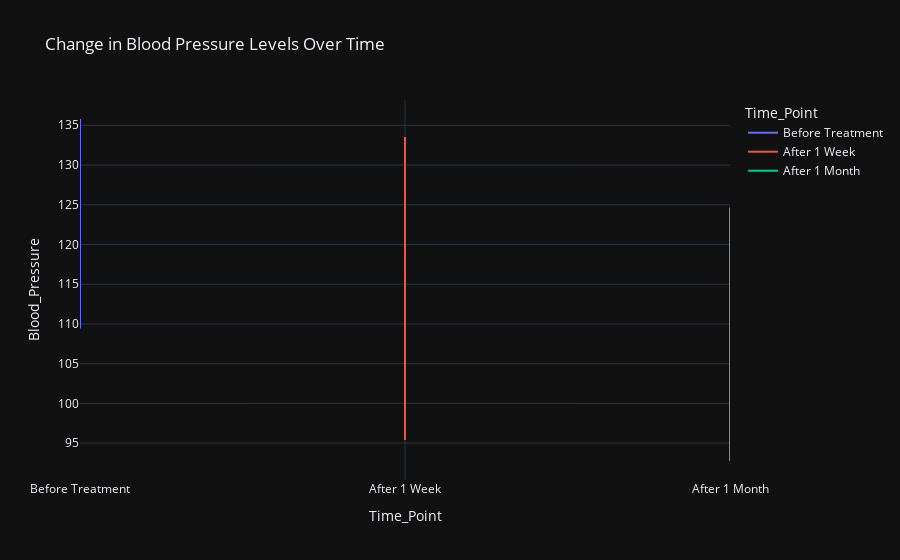
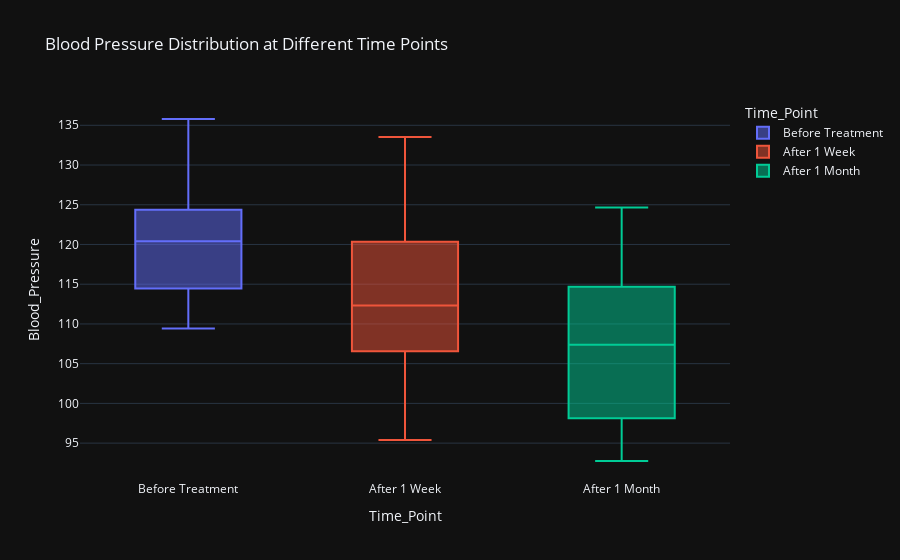

The notebook cell these images were saved under, in order:
### Code cell
#Question11
import numpy as np
import pandas as pd
from statsmodels.stats.anova import AnovaRM
import plotly.express as px

# Simulate dataset
np.random.seed(42)
data = {
    'Patient': np.repeat(np.arange(1, 21), 3),  # 20 patients
    'Time_Point': np.tile(['Before Treatment', 'After 1 Week', 'After 1 Month'], 20),
    'Blood_Pressure': np.random.normal(loc=120, scale=10, size=60) + np.tile([0, -5, -10], 20)  # Blood pressure drop over time
}

df = pd.DataFrame(data)

# Perform the repeated measures ANOVA
rm_anova = AnovaRM(df, 'Blood_Pressure', 'Patient', within=['Time_Point']).fit()

# Print the ANOVA results
print(rm_anova)

# Interpretation: p-value < 0.05 indicates significant differences in blood pressure over time.

# Line plot to show the trend of blood pressure levels over the time points for all patients
fig1 = px.line(df, x='Time_Point', y='Blood_Pressure', color='Time_Point', title='Change in Blood Pressure Levels Over Time', template='plotly_dark')
fig1.show()

# Boxplot to visualize the distribution of blood pressure levels at each time point
fig2 = px.box(df, x='Time_Point', y='Blood_Pressure', color='Time_Point', title='Blood Pressure Distribution at Different Time Points', template='plotly_dark')
fig2.show()

### Figure 1 — Plotly figure (JSON) as saved in the notebook; plotly's stock layout.template omitted (floating-point values rounded to 4 significant figures)
{"data": [{"hovertemplate": "Time_Point=%{x}<br>Blood_Pressure=%{y}<extra></extra>", "legendgroup": "Before Treatment", "line": {"color": "#636efa", "dash": "solid"}, "marker": {"symbol": "circle"}, "mode": "lines", "name": "Before Treatment", "orientation": "v", "showlegend": true, "type": "scatter", "x": ["Before Treatment", "Before Treatment", "Before Treatment", "Before Treatment", "Before Treatment", "Before Treatment", "Before Treatment", "Before Treatment", "Before Treatment", "Before Treatment", "Before Treatment", "Before Treatment", "Before Treatment", "Before Treatment", "Before Treatment", "Before Treatment", "Before Treatment", "Before Treatment", "Before Treatment", "Before Treatment"], "xaxis": "x", "y": [125.0, 135.2, 135.8, 125.4, 122.4, 114.4, 110.9, 117.7, 114.6, 123.8, 114.0, 109.4, 122.1, 122.0, 118.8, 112.8, 123.4, 116.1, 130.3, 116.9], "yaxis": "y"}, {"hovertemplate": "Time_Point=%{x}<br>Blood_Pressure=%{y}<extra></extra>", "legendgroup": "After 1 Week", "line": {"color": "#EF553B", "dash": "solid"}, "marker": {"symbol": "circle"}, "mode": "lines", "name": "After 1 Week", "orientation": "v", "showlegend": true, "type": "scatter", "x": ["After 1 Week", "After 1 Week", "After 1 Week", "After 1 Week", "After 1 Week", "After 1 Week", "After 1 Week", "After 1 Week", "After 1 Week", "After 1 Week", "After 1 Week", "After 1 Week", "After 1 Week", "After 1 Week", "After 1 Week", "After 1 Week", "After 1 Week", "After 1 Week", "After 1 Week", "After 1 Week"], "xaxis": "x", "y": [113.6, 112.7, 122.7, 110.4, 95.87, 104.9, 100.9, 115.7, 116.1, 109.0, 133.5, 123.2, 95.4, 122.4, 112.0, 110.4, 97.37, 108.2, 124.3, 118.3], "yaxis": "y"}, {"hovertemplate": "Time_Point=%{x}<br>Blood_Pressure=%{y}<extra></extra>", "legendgroup": "After 1 Month", "line": {"color": "#00cc96", "dash": "solid"}, "marker": {"symbol": "circle"}, "mode": "lines", "name": "After 1 Month", "orientation": "v", "showlegend": true, "type": "scatter", "x": ["After 1 Month", "After 1 Month", "After 1 Month", "After 1 Month", "After 1 Month", "After 1 Month", "After 1 Month", "After 1 Month", "After 1 Month", "After 1 Month", "After 1 Month", "After 1 Month", "After 1 Month", "After 1 Month", "After 1 Month", "After 1 Month", "After 1 Month", "After 1 Month", "After 1 Month", "After 1 Month"], "xaxis": "x", "y": [116.5, 107.7, 105.3, 105.3, 92.75, 113.1, 124.7, 95.75, 98.49, 107.1, 109.9, 97.79, 96.72, 111.7, 95.21, 120.6, 113.2, 116.1, 101.6, 119.8], "yaxis": "y"}], "layout": {"legend": {"title": {"text": "Time_Point"}, "tracegroupgap": 0}, "title": {"text": "Change in Blood Pressure Levels Over Time"}, "xaxis": {"anchor": "y", "categoryarray": ["Before Treatment", "After 1 Week", "After 1 Month"], "categoryorder": "array", "domain": [0, 1], "title": {"text": "Time_Point"}}, "yaxis": {"anchor": "x", "domain": [0, 1], "title": {"text": "Blood_Pressure"}}}}

### Figure 2 — Plotly figure (JSON) as saved in the notebook; plotly's stock layout.template omitted (floating-point values rounded to 4 significant figures)
{"data": [{"alignmentgroup": "True", "hovertemplate": "Time_Point=%{x}<br>Blood_Pressure=%{y}<extra></extra>", "legendgroup": "Before Treatment", "marker": {"color": "#636efa"}, "name": "Before Treatment", "notched": false, "offsetgroup": "Before Treatment", "orientation": "v", "showlegend": true, "type": "box", "x": ["Before Treatment", "Before Treatment", "Before Treatment", "Before Treatment", "Before Treatment", "Before Treatment", "Before Treatment", "Before Treatment", "Before Treatment", "Before Treatment", "Before Treatment", "Before Treatment", "Before Treatment", "Before Treatment", "Before Treatment", "Before Treatment", "Before Treatment", "Before Treatment", "Before Treatment", "Before Treatment"], "x0": " ", "xaxis": "x", "y": [125.0, 135.2, 135.8, 125.4, 122.4, 114.4, 110.9, 117.7, 114.6, 123.8, 114.0, 109.4, 122.1, 122.0, 118.8, 112.8, 123.4, 116.1, 130.3, 116.9], "y0": " ", "yaxis": "y"}, {"alignmentgroup": "True", "hovertemplate": "Time_Point=%{x}<br>Blood_Pressure=%{y}<extra></extra>", "legendgroup": "After 1 Week", "marker": {"color": "#EF553B"}, "name": "After 1 Week", "notched": false, "offsetgroup": "After 1 Week", "orientation": "v", "showlegend": true, "type": "box", "x": ["After 1 Week", "After 1 Week", "After 1 Week", "After 1 Week", "After 1 Week", "After 1 Week", "After 1 Week", "After 1 Week", "After 1 Week", "After 1 Week", "After 1 Week", "After 1 Week", "After 1 Week", "After 1 Week", "After 1 Week", "After 1 Week", "After 1 Week", "After 1 Week", "After 1 Week", "After 1 Week"], "x0": " ", "xaxis": "x", "y": [113.6, 112.7, 122.7, 110.4, 95.87, 104.9, 100.9, 115.7, 116.1, 109.0, 133.5, 123.2, 95.4, 122.4, 112.0, 110.4, 97.37, 108.2, 124.3, 118.3], "y0": " ", "yaxis": "y"}, {"alignmentgroup": "True", "hovertemplate": "Time_Point=%{x}<br>Blood_Pressure=%{y}<extra></extra>", "legendgroup": "After 1 Month", "marker": {"color": "#00cc96"}, "name": "After 1 Month", "notched": false, "offsetgroup": "After 1 Month", "orientation": "v", "showlegend": true, "type": "box", "x": ["After 1 Month", "After 1 Month", "After 1 Month", "After 1 Month", "After 1 Month", "After 1 Month", "After 1 Month", "After 1 Month", "After 1 Month", "After 1 Month", "After 1 Month", "After 1 Month", "After 1 Month", "After 1 Month", "After 1 Month", "After 1 Month", "After 1 Month", "After 1 Month", "After 1 Month", "After 1 Month"], "x0": " ", "xaxis": "x", "y": [116.5, 107.7, 105.3, 105.3, 92.75, 113.1, 124.7, 95.75, 98.49, 107.1, 109.9, 97.79, 96.72, 111.7, 95.21, 120.6, 113.2, 116.1, 101.6, 119.8], "y0": " ", "yaxis": "y"}], "layout": {"boxmode": "overlay", "legend": {"title": {"text": "Time_Point"}, "tracegroupgap": 0}, "title": {"text": "Blood Pressure Distribution at Different Time Points"}, "xaxis": {"anchor": "y", "categoryarray": ["Before Treatment", "After 1 Week", "After 1 Month"], "categoryorder": "array", "domain": [0, 1], "title": {"text": "Time_Point"}}, "yaxis": {"anchor": "x", "domain": [0, 1], "title": {"text": "Blood_Pressure"}}}}
